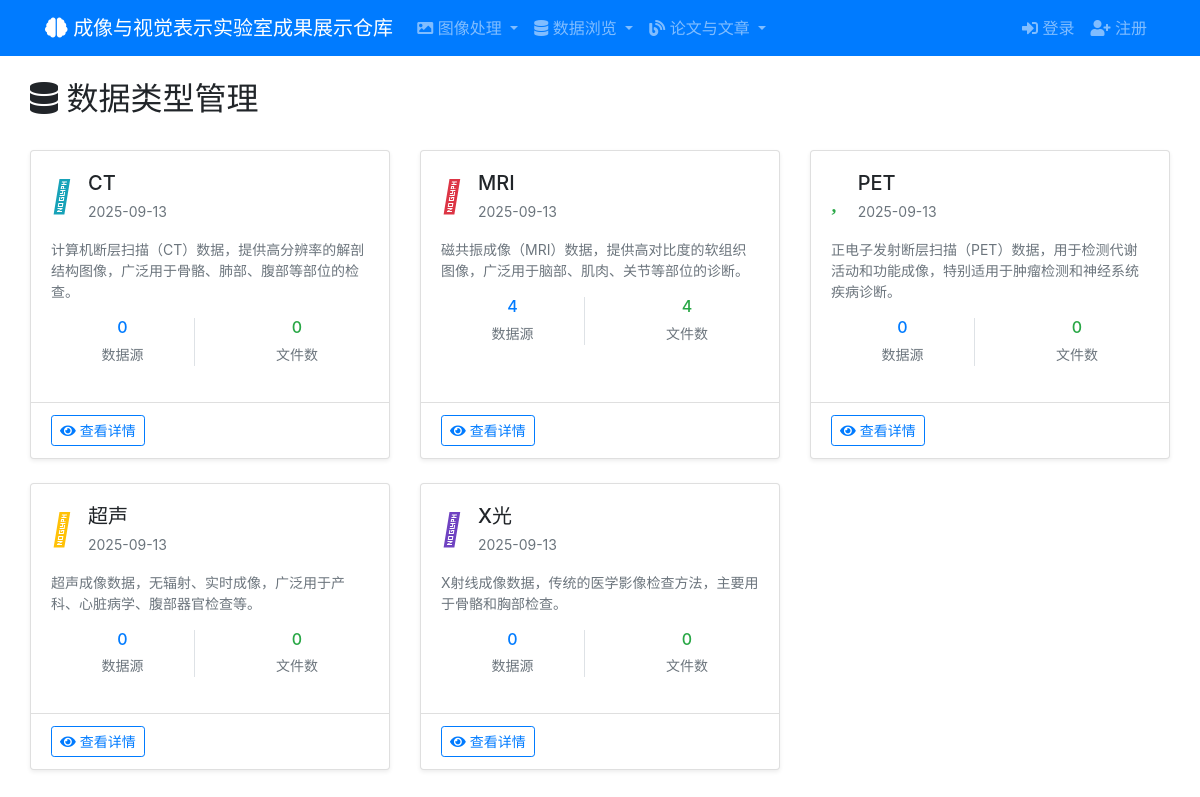
Page /data-types/ on the committed database.
### blog/models.py (models this page shows, shortened)
class DataType(models.Model):
    TYPE_CHOICES = [
        ('mri', 'MRI'),
        ('pet', 'PET'),
        ('ct', 'CT'),
        ('ultrasound', '超声'),
        ('xray', 'X光'),
        ('other', '其他'),
    ]
    name = models.CharField('数据类型', max_length=50, choices=TYPE_CHOICES, unique=True)
    description = models.TextField('类型描述', blank=True, help_text='介绍该数据类型的特点和应用场景')
    icon = models.CharField('图标', max_length=50, default='fa-image', help_text='FontAwesome图标名称')
    color = models.CharField('主题色', max_length=7, default='#007bff', help_text='十六进制颜色代码')
    created_at = models.DateTimeField('创建时间', auto_now_add=True)
    updated_at = models.DateTimeField('更新时间', auto_now=True)
    class Meta:
        verbose_name = '数据类型'
        verbose_name_plural = '数据类型'
        ordering = ['name']

### blog/views.py (the view)
# urls.py: path('data-types/', views.data_type_list, name='data_type_list'),
def data_type_list(request):
    data_types = DataType.objects.annotate(
        source_count=Count('datasource'),
        file_count=Count('datasource__datafile')
    ).order_by('name')
    return render(request, 'blog/data_type_list.html', {'data_types': data_types})

### blog/templates/blog/data_type_list.html (shortened to what this page needs)
{% extends 'blog/base.html' %}
{% load static %}
{% block content %}
<div class="container-fluid">
    <div class="row">
        <div class="col-12">
            <div class="d-flex justify-content-between align-items-center mb-4">
                <h2><i class="fas fa-database"></i> 数据类型管理</h2>
            </div>
            <div class="row">
                {% for data_type in data_types %}
                <div class="col-md-6 col-lg-4 mb-4">
                    <div class="card h-100 shadow-sm">
                        <div class="card-body">
                            <div class="d-flex align-items-center mb-3">
                                <div class="mr-3">
                                    <i class="{{ data_type.icon }} fa-2x" style="color: {{ data_type.color }};"></i>
                                </div>
                                <div>
                                    <h5 class="card-title mb-1">{{ data_type.get_name_display }}</h5>
                                    <small class="text-muted">{{ data_type.created_at|date:"Y-m-d" }}</small>
                                </div>
                            </div>
                            <p class="card-text text-muted small">
                                {{ data_type.description|truncatewords:20 }}
                            </p>
                            <div class="row text-center mb-3">
                                <div class="col-6">
                                    <div class="border-right">
                                        <h6 class="mb-1 text-primary">{{ data_type.source_count }}</h6>
                                        <small class="text-muted">数据源</small>
                                    </div>
                                </div>
                                <div class="col-6">
                                    <h6 class="mb-1 text-success">{{ data_type.file_count }}</h6>
                                    <small class="text-muted">文件数</small>
                                </div>
                            </div>
                        </div>
                        <div class="card-footer bg-transparent">
                            <div class="d-flex justify-content-between">
                                <a href="{% url 'blog:data_type_detail' data_type.pk %}"
                                   class="btn btn-outline-primary btn-sm">
                                    <i class="fas fa-eye"></i> 查看详情
                                </a>
                            </div>
                        </div>
                    </div>
                </div>
                {% endfor %}
            </div>
        </div>
    </div>
</div>
{% endblock %}

### rows in the picture
DataType: name "CT", created_at "2025-09-13", description "计算机断层扫描（CT）数据，提供高分辨率的解剖结构图像，广泛用于骨骼、肺部、腹部等部位的检查。", source_count "0", file_count "0"
DataType: name "MRI", created_at "2025-09-13", description "磁共振成像（MRI）数据，提供高对比度的软组织图像，广泛用于脑部、肌肉、关节等部位的诊断。", source_count "4", file_count "4"
DataType: name "PET", created_at "2025-09-13", description "正电子发射断层扫描（PET）数据，用于检测代谢活动和功能成像，特别适用于肿瘤检测和神经系统疾病诊断。", source_count "0", file_count "0"
DataType: name "超声", created_at "2025-09-13", description "超声成像数据，无辐射、实时成像，广泛用于产科、心脏病学、腹部器官检查等。", source_count "0", file_count "0"
DataType: name "X光", created_at "2025-09-13", description "X射线成像数据，传统的医学影像检查方法，主要用于骨骼和胸部检查。", source_count "0", file_count "0"
